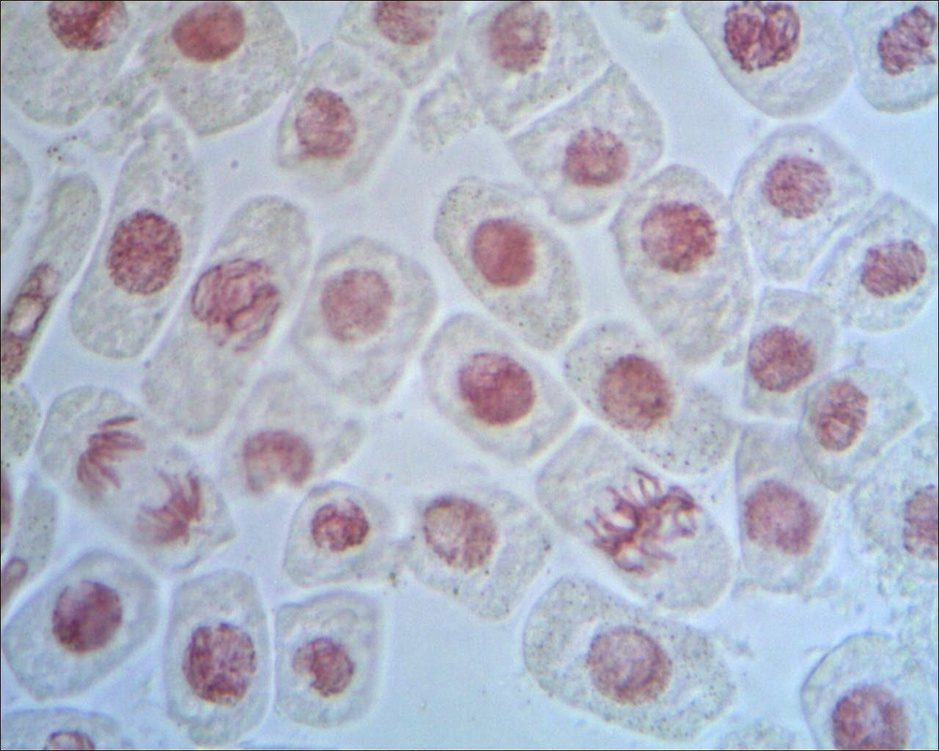
%> input picture PracticasTDI/P7/cells.jpg, 939 x 751 px, shrunk from 1280 x 1024 before the run
$ octave p7matlab.m   (GNU Octave 9; MATLAB toolbox functions it lacks are replaced by stand-ins)
%> lines starting %> are read from the running program, lines starting %| are printed output that depends on the picture; in (x1, y1, x2, y2) boxes, pixels count from 0 and x2, y2 are one past the last pixel; in counts of white or black regions, pixels touching at a corner belong together; the program's own positions count from 1
%
%   Pr醕tica 7
%
%% 1. Preprocesado
clear all, close all, clc;
I=imread('cells.jpg');
%> I is the input picture: size 751x939x3 uint8; mean R, G, B 176.1, 180.7, 196.3
I_gray=rgb2gray(I);

EE_C1=strel('disk',1);
EE_C2=strel('disk',2);
EE_C3=strel('disk',3);

OPN1=imopen(I_gray,EE_C1);
CLO1=imclose(OPN1,EE_C1);
OPN2=imopen(CLO1,EE_C2);
CLO2=imclose(OPN2,EE_C2);
OPN3=imopen(CLO2,EE_C3);
I_ASF3=imclose(OPN3,EE_C3);

% Plots I
figure
subplot(3,2,1), imshow(OPN1), title('Apertura r=1');
subplot(3,2,2), imshow(CLO1), title('Cierre r=1');
subplot(3,2,3), imshow(OPN2), title('Apertura r=2');
subplot(3,2,4), imshow(CLO2), title('Cierre r=2');
subplot(3,2,5), imshow(OPN3), title('Apertura r=3');
subplot(3,2,6), imshow(I_ASF3), title('Cierre r=3(I-ASF3)');

%% 2. Segmentaci髇 por watershed
% a. Obtenci髇 de los marcadores de c閘ula
I_neg=imcomplement(I_ASF3);
I_marker=imerode(I_neg,strel('disk',21));
I_rec=imreconstruct(I_marker,I_neg);
I_max_reg=imregionalmax(I_rec);
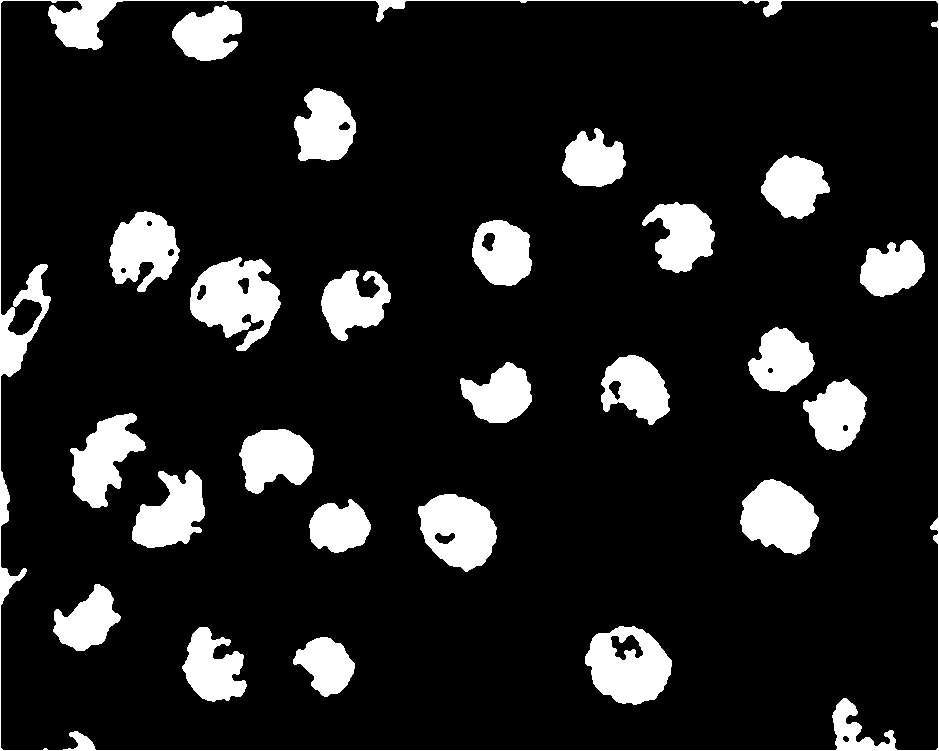
%> I_max_reg: size 751x939 logical; 12.6% white; 25 white regions, largest, box (x1, y1, x2, y2) and area: (0, 0, 939, 751) 10758, (190, 257, 281, 351) 5095, (585, 626, 672, 705) 4590
I_max_reg2=imclearborder(I_max_reg);
%> I_max_reg2: size 751x939 logical; 11.1% white; 24 white regions, largest, box (x1, y1, x2, y2) and area: (190, 257, 281, 351) 5095, (585, 626, 672, 705) 4590, (418, 494, 497, 572) 4249
% Umbralizamos las celulas cuya intensidad media sea >= 150
I_max_reg3=I_max_reg2;
cc=bwlabel(I_max_reg2);
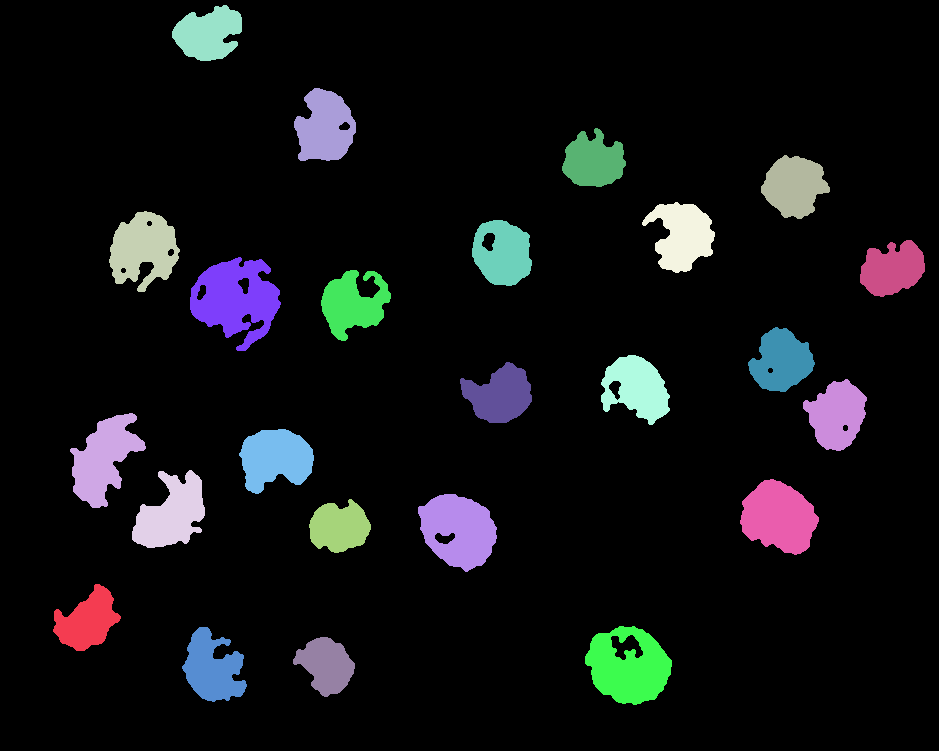
%> cc: size 751x939 double; 25 distinct labels, from 0 to 24; one colour per label, 0 black
n_objetos=max(cc(:));
%> n_objetos = 24
stats=regionprops(cc,I_rec,'MeanIntensity');
%> stats = 24 regions; first 5, MeanIntensity: 138, 87, 122, 90, 121
for nob=1:n_objetos
    if stats(nob).MeanIntensity <= 75
        [r,c] = find(cc == nob);
        I_max_reg3(r,c)=0;
    end
end % for nob
%> this loop made 24 passes

% b. Obtenci髇 del marcador externo
I_dilate=imdilate(logical(I_max_reg3),strel('disk',7));
%> I_dilate: size 751x939 logical; 17% white; 24 white regions, largest, box (x1, y1, x2, y2) and area: (184, 251, 287, 357) 7778, (579, 620, 678, 711) 6827, (412, 488, 503, 578) 6087
D=bwdist(I_dilate);
DL=watershed(D);
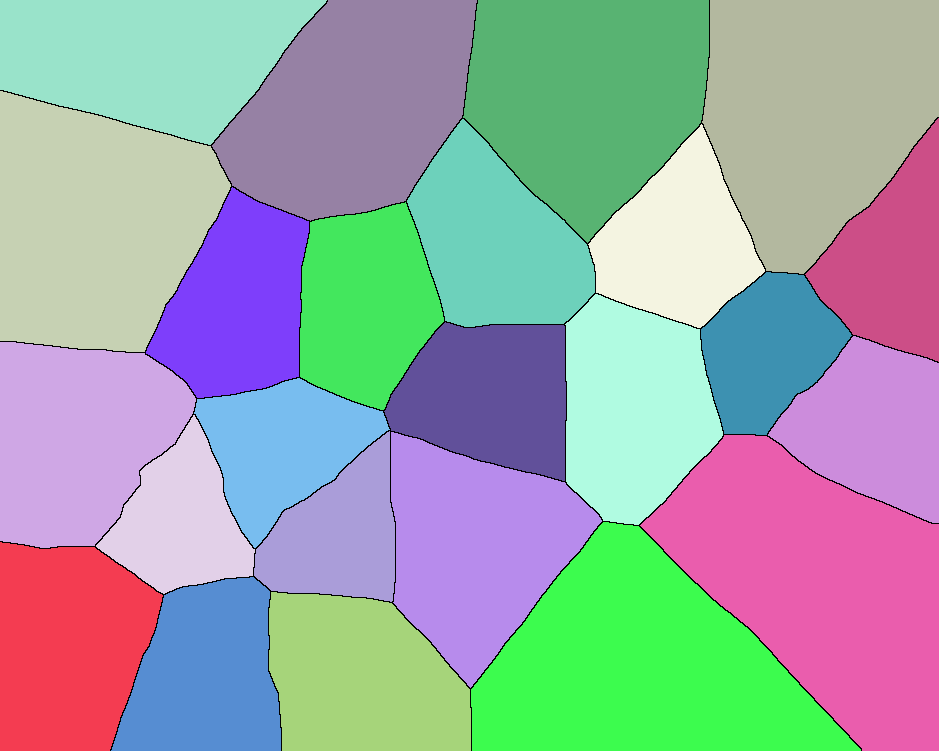
%> DL: size 751x939 uint8; 25 distinct labels, from 0 to 24; one colour per label, 0 black
bgm=(DL==0);
%> bgm: size 751x939 logical; 1.2% white in thin lines or dots

% c. Combinar los marcadores internos y los externos
I_minimos=bgm | I_max_reg3;
%> I_minimos: size 751x939 logical; 12.2% white; 25 white regions, largest, box (x1, y1, x2, y2) and area: (0, 0, 939, 751) 8279, (190, 257, 281, 351) 5095, (585, 626, 672, 705) 4590

% d. Obtener el m骴ulo del gradiente de la imagen original
h=fspecial('sobel');
%I_celulas_grad=imfilter(double(I_gray),h);
I_celulas_grad=imfilter(double(I_ASF3),h);
% e. Imponer como 鷑icos m韓imos regionales las regiones de primer plano de I_minimos
I_celulas_grad_mrk=imimposemin(I_celulas_grad,I_minimos);

% f. Watershed de nuevo
DL2=watershed(I_celulas_grad_mrk);
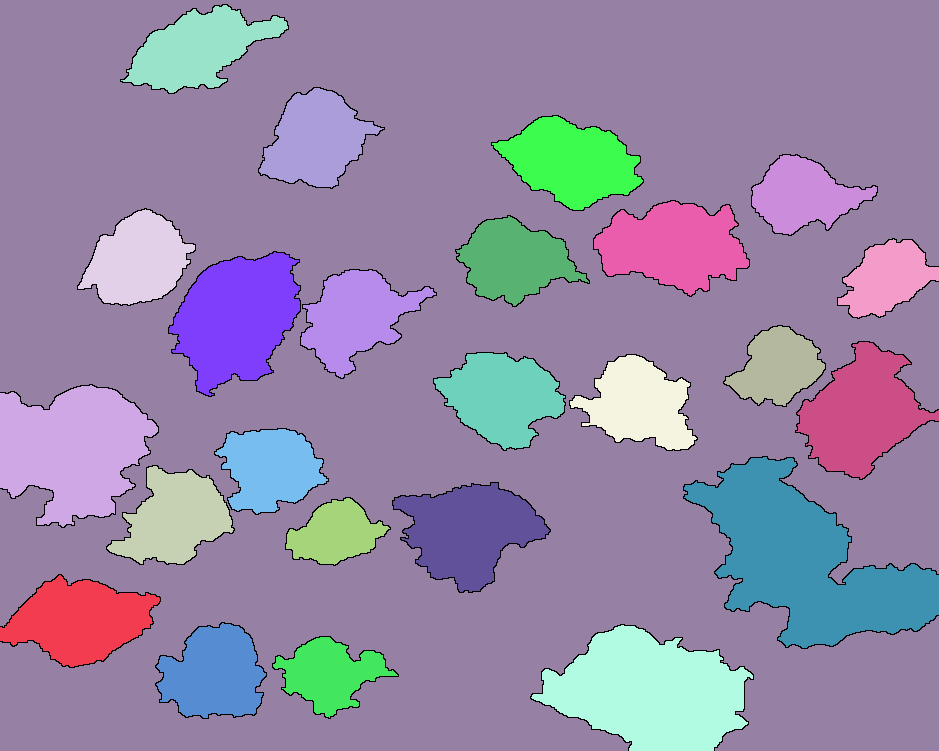
%> DL2: size 751x939 uint8; 26 distinct labels, from 0 to 25; one colour per label, 0 black
L_frontera=(DL2==0);
%> L_frontera: size 751x939 logical; 1.9% white in thin lines or dots

% Plots II
% a.
figure
subplot(3,2,1), imshow(I_neg), title('Negativo de I-ASF3');
subplot(3,2,2), imshow(I_marker), title('Erosi髇 de I-Neg(I-marker)');
subplot(3,2,3), imshow(I_rec), title('Reconstrucci髇 de I-Neg(con I-marker)');
subplot(3,2,4), imshow(I_max_reg), title('M醲imos regionales de I-rec');
subplot(3,2,5), imshow(I_max_reg2), title('M醲imos regionales, primer procesado');
subplot(3,2,6), imshow(I_max_reg3), title('M醲imos regionales, segundo procesado');

% b.
figure
subplot(2,2,1), mesh(I_dilate), colormap(gray), title('I-Dilate');
subplot(2,2,2), mesh(D), colormap(gray), title('D (bwdist)');
subplot(2,2,3), mesh(double(DL)), colormap(gray), title('DL (watershed)');
subplot(2,2,4), mesh(bgm), colormap(gray), title('bgm (fonteras watershed)');
%> after `title('bgm (fonteras watershed)')`:
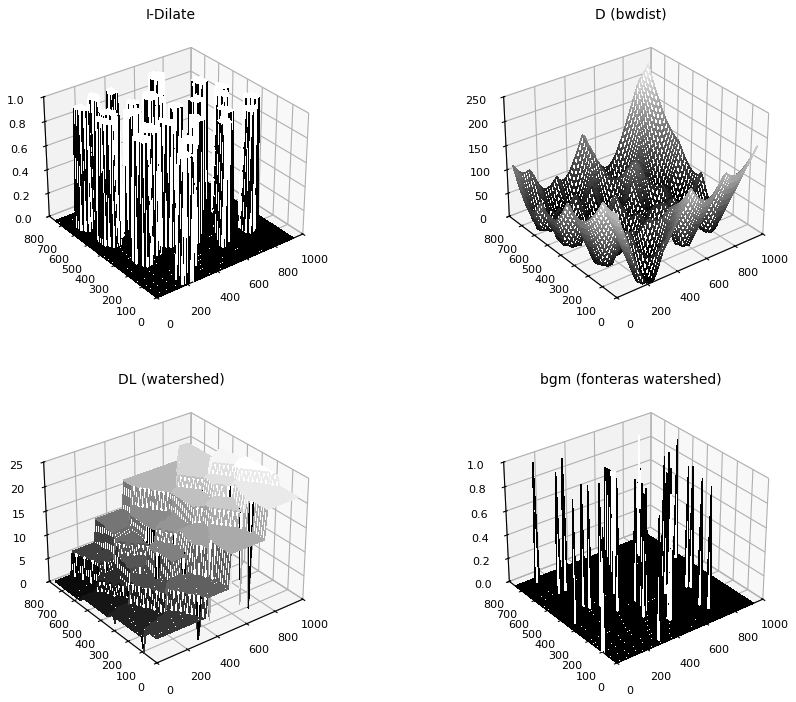
%> figure redrawn from the program's plot data, 4 panels
figure
imshow(imadd(255*uint8(bgm),I_gray)), title('Imagen original con fronteras de watershed');

% c.
figure
imshow(I_minimos), title('Marcadores internos y externos');

% d.
figure
subplot(1,2,1), imshow(I_celulas_grad), title('M骴ulo del gradiente de la Imagen original');

% e.
subplot(1,2,2), imshow(I_celulas_grad_mrk), title('Imponemos nuevos m韓imos regionales');

% f. y g. Superponer watershed a la imagen original
figure
imshow(imadd(255*uint8(L_frontera),I_gray)), title('Imagen original con fronteras del segundo watershed');
%> after `imshow(imadd(255*uint8(L_frontera),I_gray))`:
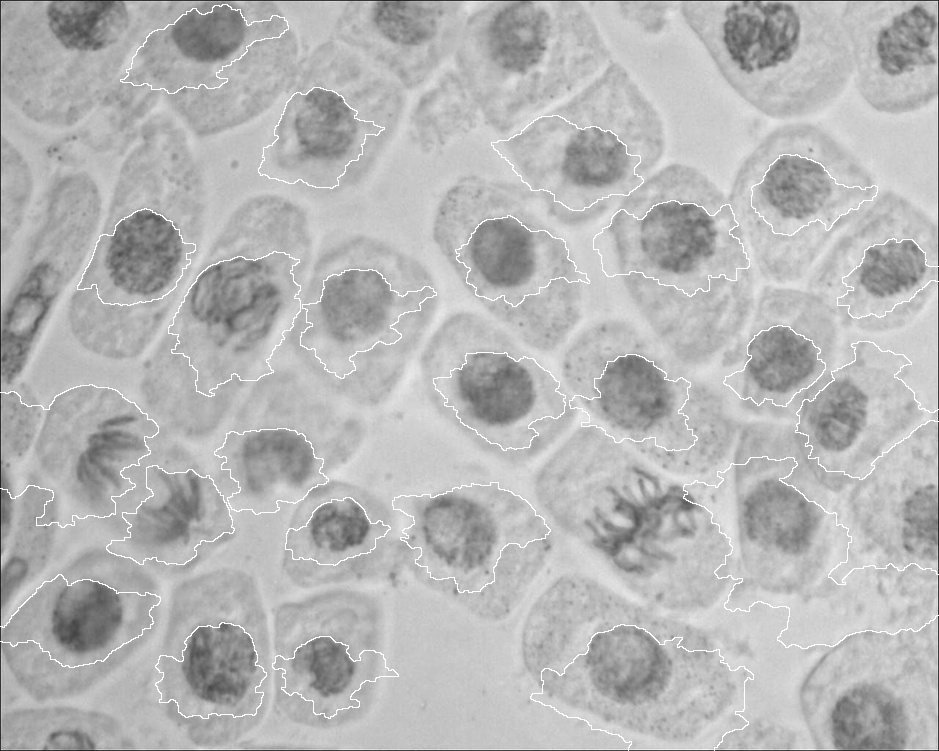
%> displayed picture: size 751x939, on the screen's scale of 0 to 255; min 24, max 255, mean 182.4

$ run again, with PracticasTDI/P7/I_celulas.bmp saved as PracticasTDI/P7/cells.jpg
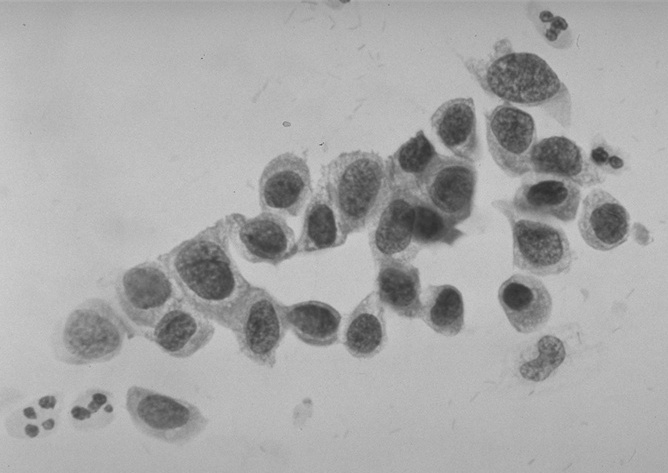
%> input picture PracticasTDI/P7/I_celulas.bmp, 668 x 473 px
%> I is the input picture: size 473x668x3 uint8; min 45, max 207, mean 168
%> I_max_reg: size 473x668 logical; 11.4% white; 15 white regions, largest, box (x1, y1, x2, y2) and area: (376, 166, 473, 254) 4815, (217, 285, 341, 357) 4075, (422, 0, 668, 49) 3689
%> I_max_reg2: size 473x668 logical; 9.8% white; 13 white regions, largest, box (x1, y1, x2, y2) and area: (376, 166, 473, 254) 4815, (217, 285, 341, 357) 4075, (127, 387, 202, 441) 2686
%> `cc=bwlabel(I_max_reg2);`:
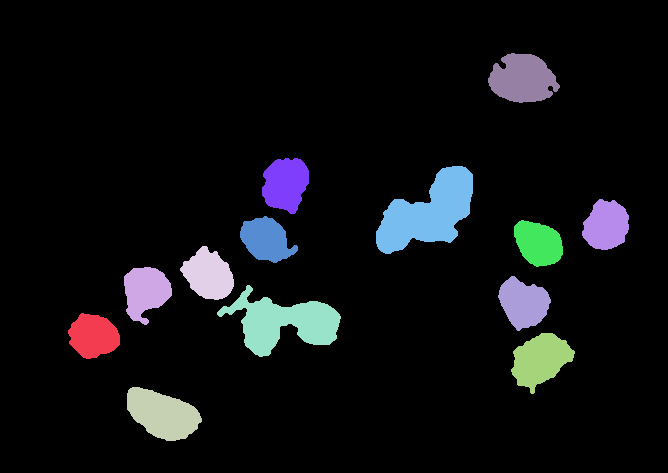
%> cc: size 473x668 double; 14 distinct labels, from 0 to 13; one colour per label, 0 black
%> n_objetos = 13
%> stats = 13 regions; first 5, MeanIntensity: 115, 113, 96, 147, 116
%> the loop `for nob=1:n_objetos` made 13 passes
%> I_dilate: size 473x668 logical; 15.6% white; 10 white regions, largest, box (x1, y1, x2, y2) and area: (174, 240, 347, 363) 9668, (370, 160, 479, 260) 6985, (492, 270, 581, 400) 6770
%> DL: size 473x668 uint8; 11 distinct labels, from 0 to 10
%> bgm: size 473x668 logical; 1.1% white in thin lines or dots
%> I_minimos: size 473x668 logical; 11% white; 14 white regions, largest, box (x1, y1, x2, y2) and area: (376, 166, 473, 254) 4815, (217, 285, 341, 357) 4075, (0, 0, 668, 473) 3511
%> DL2: size 473x668 uint8; 15 distinct labels, from 0 to 14
%> L_frontera: size 473x668 logical; 2.1% white in thin lines or dots
%> `imshow(imadd(255*uint8(L_frontera),I_gray))`:
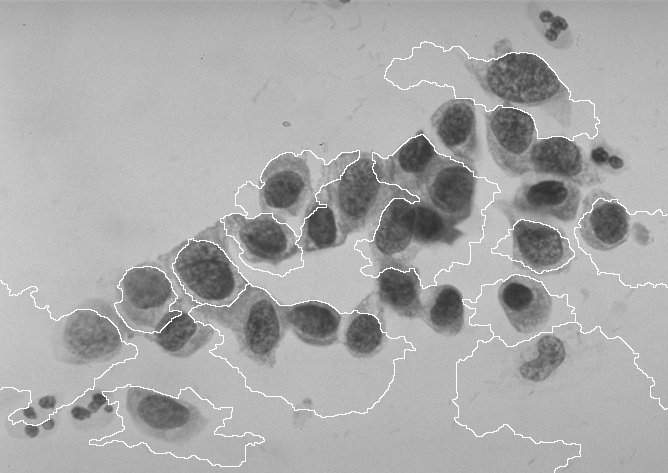
%> displayed picture: size 473x668, on the screen's scale of 0 to 255; min 45, max 255, mean 169.7
